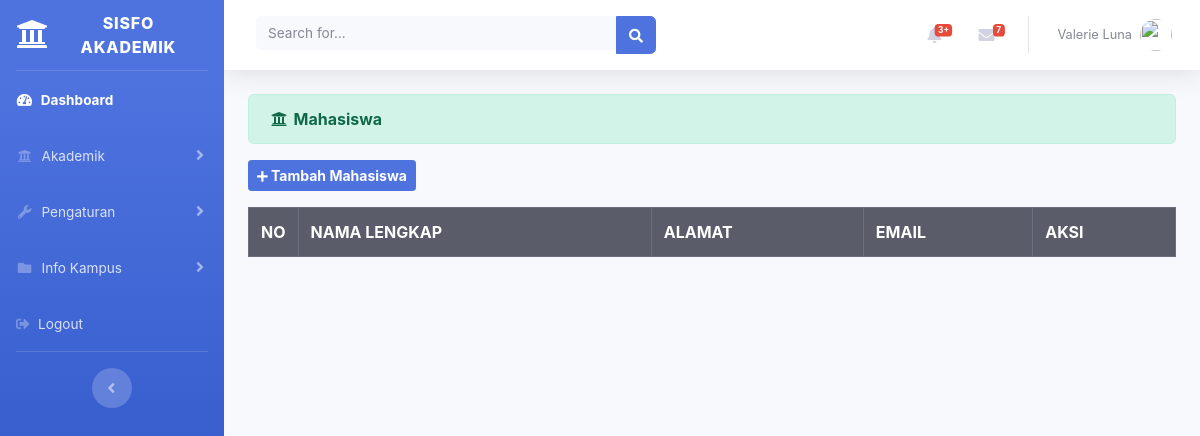
The page /index.php/administrator/mahasiswa on the database as committed earlier.
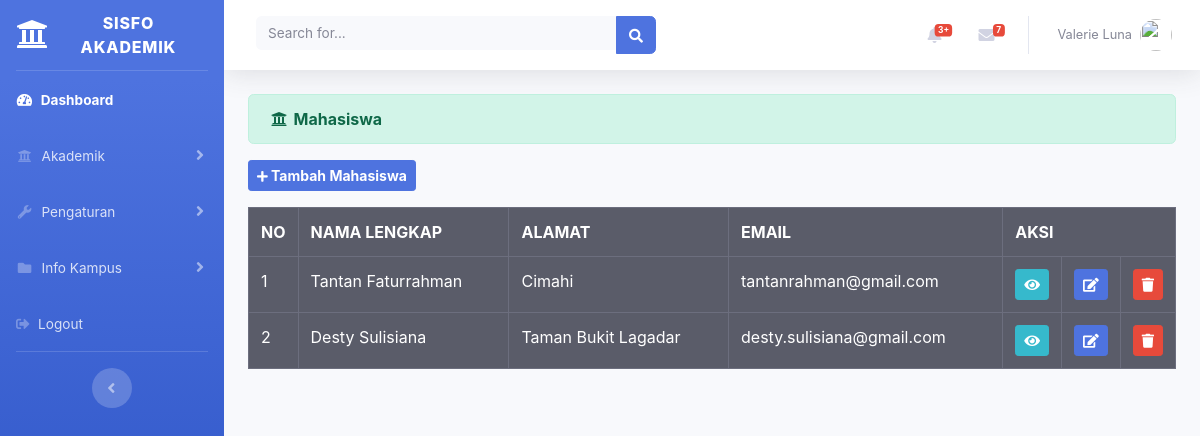
The same page on the database as committed later.
### tables this page shows
CREATE TABLE `mahasiswa` (
  `id` int(11) NOT NULL,
  `nim` varchar(11) NOT NULL,
  `nama_lengkap` varchar(120) NOT NULL,
  `alamat` varchar(255) NOT NULL,
  `email` varchar(120) NOT NULL,
  `telepon` varchar(20) NOT NULL,
  `tempat_lahir` varchar(120) NOT NULL,
  `tanggal_lahir` date NOT NULL,
  `jenis_kelamin` varchar(120) NOT NULL,
  `nama_prodi` varchar(120) NOT NULL,
  `photo` varchar(255) NOT NULL
);

### application/controllers/administrator/Mahasiswa.php (called while the page is built, shortened)
<?php
	class Mahasiswa extends CI_Controller {
		public function index() {
			$data['mahasiswa'] = $this->mahasiswa_model->tampil_data('mahasiswa')->result();
			$data['prodi']	= $this->prodi_model->tampil_data('prodi')->result();
			$this->load->view('templates_administrator/header');
			$this->load->view('templates_administrator/sidebar');
			$this->load->view('administrator/mahasiswa', $data);
			$this->load->view('templates_administrator/footer');
		}
	}
 ?>

### index.php (called while the page is built, shortened)
<?php
require_once BASEPATH.'core/CodeIgniter.php';

### application/models/Mahasiswa_model.php (called while the page is built, shortened)
<?php
	class Mahasiswa_model extends CI_Model {
		public function tampil_data($table) {
			return $this->db->get($table);
		}
	}
 ?>

### application/views/administrator/mahasiswa.php (the view, shortened to what this page needs)
<div class="container-fluid">
	<div class="alert alert-success" role="alert">
    	<i class="fas fa-fw fa-university"></i>
    	<b>Mahasiswa</b>
  	</div>
  	<?=anchor('administrator/mahasiswa/tambah_mahasiswa','<button class="btn btn-sm btn-primary mb-3">
	  		<i class="fas fa-plus fa-sm"></i><b> Tambah Mahasiswa</b>
	  	</button>')?>
	<table class="table table-bordered table-hover table-dark">
		<tr>
			<th width="20px">NO</th>
			<th>NAMA LENGKAP</th>
			<th>ALAMAT</th>
			<th>EMAIL</th>
			<th colspan="3">AKSI</th>
		</tr>
		<?php
			$no=1;
			foreach ($mahasiswa as $mhs) :
		?>
		<tr>
			<td><?=$no++?></td>
			<td><?=$mhs->nama_lengkap?></td>
			<td><?=$mhs->alamat?></td>
			<td><?=$mhs->email?></td>
			<td width="20px"><?=anchor('administrator/mahasiswa/detail/'.$mhs->id,'<div class="btn btn-sm btn-info"><i class="fa fa-eye"></i></div>')?></td>
			<td width="20px"><?=anchor('administrator/mahasiswa/update/'.$mhs->id,'<div class="btn btn-sm btn-primary"><i class="fa fa-edit"></i></div>')?></td>
  			<td width="20px"><?=anchor('administrator/mahasiswa/delete/'.$mhs->id,'<div class="btn btn-sm btn-danger"><i class="fa fa-trash"></i></div>')?></td>
		</tr>
		<?php endforeach; ?>
	</table>
</div>

### application/views/templates_administrator/header.php (shortened to what this page needs)
<!DOCTYPE html>
<html lang="en">
<head>
  <link href="<?=base_url()?>assets/vendor/fontawesome-free/css/all.min.css" rel="stylesheet" type="text/css">
  <link href="<?=base_url()?>assets/css/font-awesome.css" rel="stylesheet">
  <link href="<?=base_url()?>assets/css/sb-admin-2.min.css" rel="stylesheet">
</head>

### application/views/templates_administrator/sidebar.php (shortened to what this page needs)
<body id="page-top">
  <div id="wrapper">
    <ul class="navbar-nav bg-gradient-primary sidebar sidebar-dark accordion" id="accordionSidebar">
      <a class="sidebar-brand d-flex align-items-center justify-content-center" href="index.html">
        <div class="sidebar-brand-icon">
          <i class="fas fa-university"></i>
        </div>
        <div class="sidebar-brand-text mx-1">SISFO AKADEMIK</div>
      </a>
      <hr class="sidebar-divider my-0">
      <li class="nav-item active">
        <a class="nav-link" href="index.html">
          <i class="fas fa-fw fa-tachometer-alt"></i>
          <span>Dashboard</span></a>
      </li>
      <li class="nav-item">
        <a class="nav-link collapsed" href="#" data-toggle="collapse" data-target="#collapseTwo" aria-expanded="true" aria-controls="collapseTwo">
          <i class="fas fa-fw fa-university"></i>
          <span>Akademik</span>
        </a>
      </li>
      <li class="nav-item">
        <a class="nav-link collapsed" href="#" data-toggle="collapse" data-target="#collapseUtilities" aria-expanded="true" aria-controls="collapseUtilities">
          <i class="fas fa-fw fa-wrench"></i>
          <span>Pengaturan</span>
        </a>
      </li>
      <li class="nav-item">
        <a class="nav-link collapsed" href="#" data-toggle="collapse" data-target="#collapsePages" aria-expanded="true" aria-controls="collapsePages">
          <i class="fas fa-fw fa-folder"></i>
          <span>Info Kampus</span>
        </a>
      </li>
      <li class="nav-item">
        <a class="nav-link" href="<?=base_url('administrator/auth/logout')?>">
          <i class="fas fa-sign-out-alt"></i>
          <span>Logout</span></a>
      </li>
      <hr class="sidebar-divider d-none d-md-block">
      <div class="text-center d-none d-md-inline">
        <button class="rounded-circle border-0" id="sidebarToggle"></button>
      </div>
    </ul>
    <div id="content-wrapper" class="d-flex flex-column">
      <div id="content">
        <nav class="navbar navbar-expand navbar-light bg-white topbar mb-4 static-top shadow">
          <form class="d-none d-sm-inline-block form-inline mr-auto ml-md-3 my-2 my-md-0 mw-100 navbar-search">
            <div class="input-group">
              <input type="text" class="form-control bg-light border-0 small" placeholder="Search for..." aria-label="Search" aria-describedby="basic-addon2">
              <div class="input-group-append">
                <button class="btn btn-primary" type="button">
                  <i class="fas fa-search fa-sm"></i>
                </button>
              </div>
            </div>
          </form>
          <ul class="navbar-nav ml-auto">
            <li class="nav-item dropdown no-arrow mx-1">
              <a class="nav-link dropdown-toggle" href="#" id="alertsDropdown" role="button" data-toggle="dropdown" aria-haspopup="true" aria-expanded="false">
                <span class="badge badge-danger badge-counter">3+</span>
              </a>
            </li>
            <li class="nav-item dropdown no-arrow mx-1">
              <a class="nav-link dropdown-toggle" href="#" id="messagesDropdown" role="button" data-toggle="dropdown" aria-haspopup="true" aria-expanded="false">
                <i class="fas fa-envelope fa-fw"></i>
                <span class="badge badge-danger badge-counter">7</span>
              </a>
            </li>
            <li class="nav-item dropdown no-arrow">
              <a class="nav-link dropdown-toggle" href="#" id="userDropdown" role="button" data-toggle="dropdown" aria-haspopup="true" aria-expanded="false">
                <span class="mr-2 d-none d-lg-inline text-gray-600 small">Valerie Luna</span>
                <img class="img-profile rounded-circle" src="https://source.unsplash.com/QAB-WJcbgJk/60x60">
              </a>
            </li>
          </ul>
        </nav>

### application/views/templates_administrator/footer.php (shortened to what this page needs)
</body>
</html>

Rows that differ between the two databases and show on the page:
added mahasiswa: nama_lengkap "Tantan Faturrahman", alamat "Cimahi", email "tantanrahman@gmail.com"
added mahasiswa: nama_lengkap "Desty Sulisiana", alamat "Taman Bukit Lagadar", email "desty.sulisiana@gmail.com"
